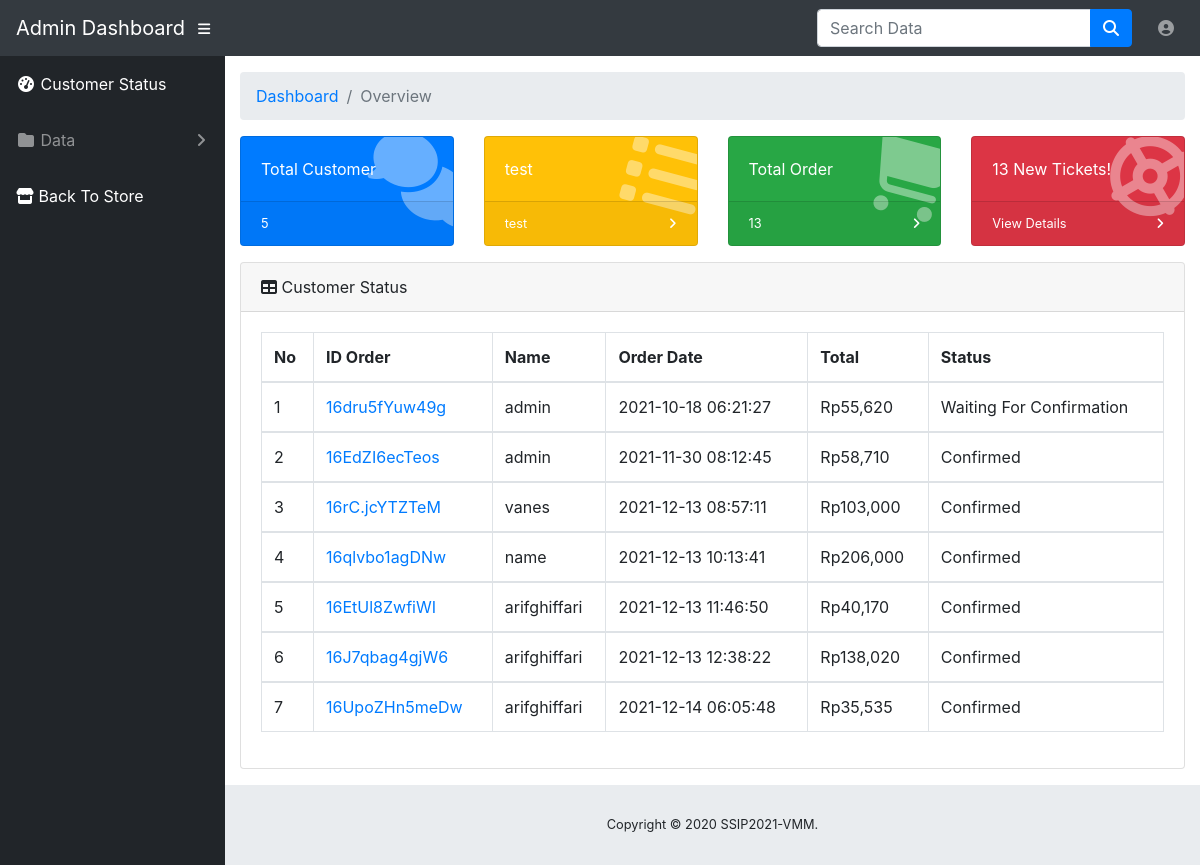
/admin.php (signed in), run on the app's committed database.
### tables this page shows
CREATE TABLE `vmm_cart` (
  `idcart` int(11) NOT NULL,
  `orderid` varchar(100) NOT NULL,
  `userid` int(11) NOT NULL,
  `orderdate` timestamp NOT NULL DEFAULT current_timestamp(),
  `status` varchar(10) NOT NULL DEFAULT 'Cart'
);

CREATE TABLE `vmm_sign` (
  `userid` int(11) NOT NULL,
  `username` varchar(50) NOT NULL,
  `password` varchar(150) NOT NULL,
  `phonenum` varchar(15) NOT NULL,
  `address` varchar(100) NOT NULL,
  `email` varchar(150) NOT NULL,
  `role` varchar(7) NOT NULL DEFAULT 'Member',
  `joindate` timestamp NOT NULL DEFAULT current_timestamp()
);

### admin.php (the view, shortened to what this page needs)
<?php
include 'dbconnect.php';
$itungcust = mysqli_query($conn,"select count(userid) as jumlahcust from vmm_sign where role='Member'");
$itungcust2 = mysqli_fetch_assoc($itungcust);
$itungcust3 = $itungcust2['jumlahcust'];
$itungorder = mysqli_query($conn,"select count(idcart) as jumlahorder from vmm_cart where status!= 'Selesai' and status!='Canceled'");
$itungorder2 = mysqli_fetch_assoc($itungorder);
$itungorder3 = $itungorder2['jumlahorder'];
?>
<!DOCTYPE html>
<html lang="en">
  <head>
	<link href="ast/admin.css" rel="stylesheet">
    <link href="css/bootstrap.min.css" rel="stylesheet">
    <link href="css/dataTables.bootstrap4.css" rel="stylesheet">
    <link href="css/sb-admin.css" rel="stylesheet">
  </head>
  <body id="page-top">
    <nav class="navbar navbar-expand navbar-dark bg-dark static-top">
      <a class="navbar-brand mr-1" href="index.php">Admin Dashboard</a>
      <button class="btn btn-link btn-sm text-white order-1 order-sm-0" id="sidebarToggle" href="#">
        <i class="fas fa-bars"></i>
      </button>
      <form class="d-none d-md-inline-block form-inline ml-auto mr-0 mr-md-3 my-2 my-md-0" method="post">
        <div class="input-group">
          <input type="text" class="form-control" placeholder="Search Data" id="keyword">
          <div class="input-group-append">
            <div class="btn btn-primary">
              <i class="fas fa-search"></i>
            </div>
          </div>
        </div>
      </form>
      <ul class="navbar-nav ml-auto ml-md-0">
        <li class="nav-item dropdown no-arrow">
          <a class="nav-link dropdown-toggle" href="#" id="userDropdown" role="button" data-toggle="dropdown" aria-haspopup="true" aria-expanded="false">
            <i class="fas fa-user-circle fa-fw"></i>
          </a>
        </li>
      </ul>
    </nav>
    <div id="wrapper">
      <ul class="sidebar navbar-nav">
        <li class="nav-item active">
          <a class="nav-link" href="admin.php">
            <i class="fas fa-fw fa-tachometer-alt"></i>
            <span>Customer Status</span>
          </a>
        </li>
        <li class="nav-item dropdown">
          <a class="nav-link dropdown-toggle" href="#" id="pagesDropdown" role="button" data-toggle="dropdown" aria-haspopup="true" aria-expanded="false">
            <i class="fas fa-fw fa-folder"></i>
            <span>Data</span>
          </a>
        </li>
        <li class="nav-item active">
          <a class="nav-link" href="index.php">
            <i class="fas fa-store"></i>
            <span>Back To Store</span>
          </a>
        </li>
      </ul>
      <div id="content-wrapper">
        <div class="container-fluid">
          <ol class="breadcrumb">
            <li class="breadcrumb-item">
              <a href="#">Dashboard</a>
            </li>
            <li class="breadcrumb-item active">Overview</li>
          </ol>
          <div class="row">
            <div class="col-xl-3 col-sm-6 mb-3">
              <div class="card text-white bg-primary o-hidden h-100">
                <div class="card-body">
                  <div class="card-body-icon">
                    <i class="fas fa-fw fa-comments"></i>
                  </div>
                  <div class="mr-5">Total Customer</div>
                </div>
                <a class="card-footer text-white clearfix small z-1" href="#">
                  <span class="float-left"><?php echo"$itungcust3"?></span>
                </a>
              </div>
            </div>
            <div class="col-xl-3 col-sm-6 mb-3">
              <div class="card text-white bg-warning o-hidden h-100">
                <div class="card-body">
                  <div class="card-body-icon">
                    <i class="fas fa-fw fa-list"></i>
                  </div>
                  <div class="mr-5">test</div>
                </div>
                <a class="card-footer text-white clearfix small z-1" href="#">
                  <span class="float-left">test</span>
                  <span class="float-right">
                    <i class="fas fa-angle-right"></i>
                  </span>
                </a>
              </div>
            </div>
            <div class="col-xl-3 col-sm-6 mb-3">
              <div class="card text-white bg-success o-hidden h-100">
                <div class="card-body">
                  <div class="card-body-icon">
                    <i class="fas fa-fw fa-shopping-cart"></i>
                  </div>
                  <div class="mr-5">Total Order</div>
                </div>
                <a class="card-footer text-white clearfix small z-1" href="#">
                  <span class="float-left"><?php echo"$itungorder3"?></span>
                  <span class="float-right">
                    <i class="fas fa-angle-right"></i>
                  </span>
                </a>
              </div>
            </div>
            <div class="col-xl-3 col-sm-6 mb-3">
              <div class="card text-white bg-danger o-hidden h-100">
                <div class="card-body">
                  <div class="card-body-icon">
                    <i class="fas fa-fw fa-life-ring"></i>
                  </div>
                  <div class="mr-5">13 New Tickets!</div>
                </div>
                <a class="card-footer text-white clearfix small z-1" href="#">
                  <span class="float-left">View Details</span>
                  <span class="float-right">
                    <i class="fas fa-angle-right"></i>
                  </span>
                </a>
              </div>
            </div>
          </div>
          <div class="card mb-3">
            <div class="card-header">
              <i class="fas fa-table"></i>
              Customer Status</div>
            <div class="card-body" id="container">
              <div class="table-responsive">
                <table class="table table-bordered table-sortable" id="dataTable" width="100%" cellspacing="0">
                  <thead>
                    <tr>
                      <th>No</th>
                      <th>ID Order</th>
                      <th>Name</th>
                      <th>Order Date</th>
                      <th>Total</th>
                      <th>Status</th>
                    </tr>
                  </thead>
					<?php
							$no=1;
							$brgs=mysqli_query($conn,"SELECT * from vmm_cart c, vmm_sign l where c.userid=l.userid and status!='Cart' and status!='Completed' order by idcart ASC");
							while($p=mysqli_fetch_array($brgs)){
							?>
                  <tbody>
                    <tr>
                      <td><?php echo $no++ ?></td>
                      <td><a href="order.php?orderid=<?php echo $p['orderid'] ?>"><?php echo $p['orderid'] ?></a></td>
                      <td><?php echo $p['username'] ?></td>
                      <td><?php echo $p['orderdate'] ?></td>
                      <td>								Rp<?php
										$ordid = $p['orderid'];
										$result1 = mysqli_query($conn,"SELECT SUM(qty*price)+SUM(qty*price*3/100) AS count FROM vmm_detailorder d, vmm_product p where d.orderid='$ordid' and p.idproduct=d.idproduct order by d.idproduct ASC");
										$cekrow = mysqli_num_rows($result1);
										$row1 = mysqli_fetch_assoc($result1);
										$count = $row1['count'];
										if($cekrow > 0){
											echo number_format($count);
											} else {
										echo 'No data';
									}?></td>
                      <td>								<?php
										$orders = $p['orderid'];
										$cekkonfirmasi = mysqli_query($conn,"select * from vmm_confirmation where orderid='$orders'");
										$cekroww = mysqli_num_rows($cekkonfirmasi);
										if($cekroww > 0){
											echo 'Confirmed';
										} else {
										if($p['status']!='Sent'){
											echo "Waiting For Confirmation";
											} else {
												echo "Order Sent";
											};
										}
									?></td>
                    </tr>
                  </tbody>
				  	<?php
							}
					?>
                </table>
              </div>
            </div>
          </div>
        </div>
        <footer class="sticky-footer">
          <div class="container my-auto">
            <div class="copyright text-center my-auto">
              <span>Copyright © 2020 SSIP2021-VMM.</span>
            </div>
          </div>
        </footer>
      </div>
    </div>
  </body>
</html>

### ast/admin.css (style rules this page uses)
.table-sortable th { cursor: pointer; }

### css/sb-admin.css (style rules this page uses)
html { position: relative; min-height: 100%; }
body { height: 100%; }
#wrapper { display: -webkit-box; display: -ms-flexbox; display: flex; }
#wrapper #content-wrapper { overflow-x: hidden; width: 100%; padding-top: 1rem; padding-bottom: 80px; }
.o-hidden { overflow: hidden !important; }
.z-1 { z-index: 1; }
.navbar-nav .nav-item.active .nav-link { color: #fff; }
.navbar-nav .nav-item.dropdown .dropdown-toggle::after { width: 1rem; text-align: center; float: right; vertical-align: 0; border: 0; font-weight: 900; content: '\f105'; font-family: 'Font Awesome 5 Free'; }
.navbar-nav .nav-item.dropdown.no-arrow .dropdown-toggle::after { display: none; }
.sidebar { width: 90px !important; background-color: #212529; min-height: calc(100vh - 56px); }
.sidebar .nav-item:last-child { margin-bottom: 1rem; }
.sidebar .nav-item .nav-link { text-align: center; padding: 0.75rem 1rem; width: 90px; }
.sidebar .nav-item .nav-link span { font-size: 0.65rem; display: block; }
.sidebar .nav-item.dropdown .dropdown-toggle::after { display: none; }
.sidebar .nav-item .nav-link { color: rgba(255, 255, 255, 0.5); }
@media (min-width: 768px) { .sidebar { width: 225px !important; } }
@media (min-width: 768px) { .sidebar .nav-item .nav-link { display: block; width: 100%; text-align: left; padding: 1rem; width: 225px; } }
@media (min-width: 768px) { .sidebar .nav-item .nav-link span { font-size: 1rem; display: inline; } }
@media (min-width: 768px) { .sidebar .nav-item.dropdown .dropdown-toggle::after { display: block; } }
.card-body-icon { position: absolute; z-index: 0; top: -1.25rem; right: -1rem; opacity: 0.4; font-size: 5rem; -webkit-transform: rotate(15deg); transform: rotate(15deg); }
:root { --input-padding-x: 0.75rem; --input-padding-y: 0.75rem; }
footer.sticky-footer { display: -webkit-box; display: -ms-flexbox; display: flex; position: absolute; right: 0; bottom: 0; width: calc(100% - 90px); height: 80px; background-color: #e9ecef; }
footer.sticky-footer .copyright { line-height: 1; font-size: 0.8rem; }
@media (min-width: 768px) { footer.sticky-footer { width: calc(100% - 225px); } }

### data on the page
vmm_cart: orderid "16dru5fYuw49g", userid.username "admin", orderdate "2021-10-18 06:21:27", count "55,620", status "Waiting For Confirmation"
vmm_cart: orderid "16EdZI6ecTeos", userid.username "admin", orderdate "2021-11-30 08:12:45", count "58,710", shows "Confirmed"
vmm_cart: orderid "16rC.jcYTZTeM", userid.username "vanes", orderdate "2021-12-13 08:57:11", count "103,000", shows "Confirmed"
vmm_cart: orderid "16qlvbo1agDNw", userid.username "name", orderdate "2021-12-13 10:13:41", count "206,000", shows "Confirmed"
vmm_cart: orderid "16EtUl8ZwfiWI", userid.username "arifghiffari", orderdate "2021-12-13 11:46:50", count "40,170", shows "Confirmed"
vmm_cart: orderid "16J7qbag4gjW6", userid.username "arifghiffari", orderdate "2021-12-13 12:38:22", count "138,020", shows "Confirmed"
vmm_cart: orderid "16UpoZHn5meDw", userid.username "arifghiffari", orderdate "2021-12-14 06:05:48", count "35,535", shows "Confirmed"

### other printed values
$itungcust3 "5"
$itungorder3 "13"
